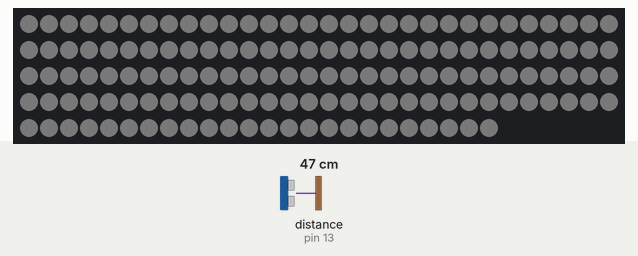
The sketch below on a simulated Arduino Uno, built with avr-gcc and run on an emulated ATmega328P. Parts: 144 RGB LEDs in strip order, left to right, continuing on the next row. Wiring (inferred from the names in the program): ultrasonic range finder: trigger pin 15; echo pin 13. Inputs (shaded band) come from the test bench; at power-on: distance to the obstacle (sensor on pin 13) 80 cm. The echo pulse lasts 58.3 µs per cm; dim RGB values are drawn brighter than linear; what the sketch prints to the serial monitor is not drawn.

1.3 s: distance to the obstacle (sensor on pin 13) set to 55 cm
4.3 s: distance to the obstacle (sensor on pin 13) set to 47 cm
Above: at 5.9 s.
Timing chart, 0 to 7.4 s (numbered marks = the images above; inputs shaded):
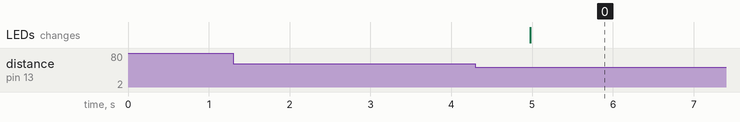

The sketch:

final_project.ino
```cpp
#include "Freenove_WS2812_Lib_for_ESP32.h"
#define LEDS_COUNT 144 // The number of led
#define LEDS_PIN 2 // define the pin connected to the Freenove 8 led strip
#define CHANNEL 0 // RMT channel


Freenove_ESP32_WS2812 strip = Freenove_ESP32_WS2812(LEDS_COUNT, LEDS_PIN, CHANNEL, TYPE_GRB);
u8 m_color[5][3] = { {255, 0, 0}, {0, 255, 0}, {0, 0, 255}, {255, 255, 255}, {0, 0, 0} };
bool close_enough = false;

//Distance sensor pins
#define echoPin 13 // attach pin D2 Arduino to pin Echo of HC-SR04
#define trigPin 15 //attach pin D3 Arduino to pin Trig of HC-SR04


// defines variables
long duration; // variable for the duration of sound wave travel
int distance; // variable for the distance measurement

void setup() {
  pinMode(trigPin, OUTPUT); // Sets the trigPin as an OUTPUT
  pinMode(echoPin, INPUT); // Sets the echoPin as an INPUT
  Serial.begin(9600); // // Serial Communication is starting with 9600 of baudrate speed
  Serial.println("Ultrasonic Sensor HC-SR04 Test"); // print some text in Serial Monitor
  Serial.println("with Arduino UNO R3");

  //  LEDs
  strip.begin();
  //Set up the baselevel brightness
  strip.setBrightness(2);
}
void loop() {
  if (close_enough == true) {
    for (int i = 0; i < LEDS_COUNT; i++) {
      strip.setLedColorData(i, 255, 255, 255);
      strip.show();
    }
  }
  else {
    strip.show();
  }
  // Clears the trigPin condition
  digitalWrite(trigPin, LOW);
  delayMicroseconds(2);
  // Sets the trigPin HIGH (ACTIVE) for 10 microseconds
  digitalWrite(trigPin, HIGH);
  delayMicroseconds(10);
  digitalWrite(trigPin, LOW);
  // Reads the echoPin, returns the sound wave travel time in microseconds
  duration = pulseIn(echoPin, HIGH);
  // Calculating the distance
  distance = duration * 0.034 / 2; // Speed of sound wave divided by 2 (go and back)
  // Displays the distance on the Serial Monitor
  Serial.print("Distance: ");
  Serial.print(distance);
  Serial.println(" cm");
  if (distance < 50) {
   close_enough = true;
  }
  else {
    close_enough = false;
  }
}
```

Measured:
- after the input at 1.3 s, every drawn part: stays the same
- after the input at 4.3 s, the LEDs: change after 0.68 s (image 0)
